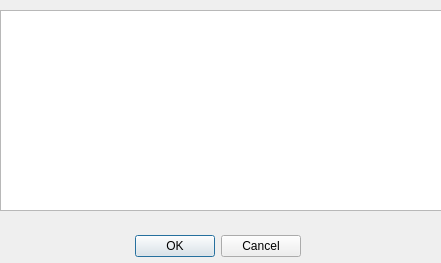
<?xml version="1.0" encoding="UTF-8"?>
<ui version="4.0">
 <class>LayersDialog</class>
 <widget class="QDialog" name="LayersDialog">
  <property name="geometry">
   <rect>
    <x>0</x>
    <y>0</y>
    <width>441</width>
    <height>263</height>
   </rect>
  </property>
  <property name="windowTitle">
   <string>Layers </string>
  </property>
  <widget class="QDialogButtonBox" name="button_box">
   <property name="geometry">
    <rect>
     <x>130</x>
     <y>230</y>
     <width>171</width>
     <height>32</height>
    </rect>
   </property>
   <property name="orientation">
    <enum>Qt::Horizontal</enum>
   </property>
   <property name="standardButtons">
    <set>QDialogButtonBox::Cancel|QDialogButtonBox::Ok</set>
   </property>
  </widget>
  <widget class="QListWidget" name="listWidget">
   <property name="geometry">
    <rect>
     <x>0</x>
     <y>10</y>
     <width>451</width>
     <height>201</height>
    </rect>
   </property>
  </widget>
 </widget>
 <resources/>
 <connections>
  <connection>
   <sender>button_box</sender>
   <signal>accepted()</signal>
   <receiver>LayersDialog</receiver>
   <slot>accept()</slot>
   <hints>
    <hint type="sourcelabel">
     <x>20</x>
     <y>20</y>
    </hint>
    <hint type="destinationlabel">
     <x>20</x>
     <y>20</y>
    </hint>
   </hints>
  </connection>
  <connection>
   <sender>button_box</sender>
   <signal>rejected()</signal>
   <receiver>LayersDialog</receiver>
   <slot>reject()</slot>
   <hints>
    <hint type="sourcelabel">
     <x>20</x>
     <y>20</y>
    </hint>
    <hint type="destinationlabel">
     <x>20</x>
     <y>20</y>
    </hint>
   </hints>
  </connection>
 </connections>
</ui>
